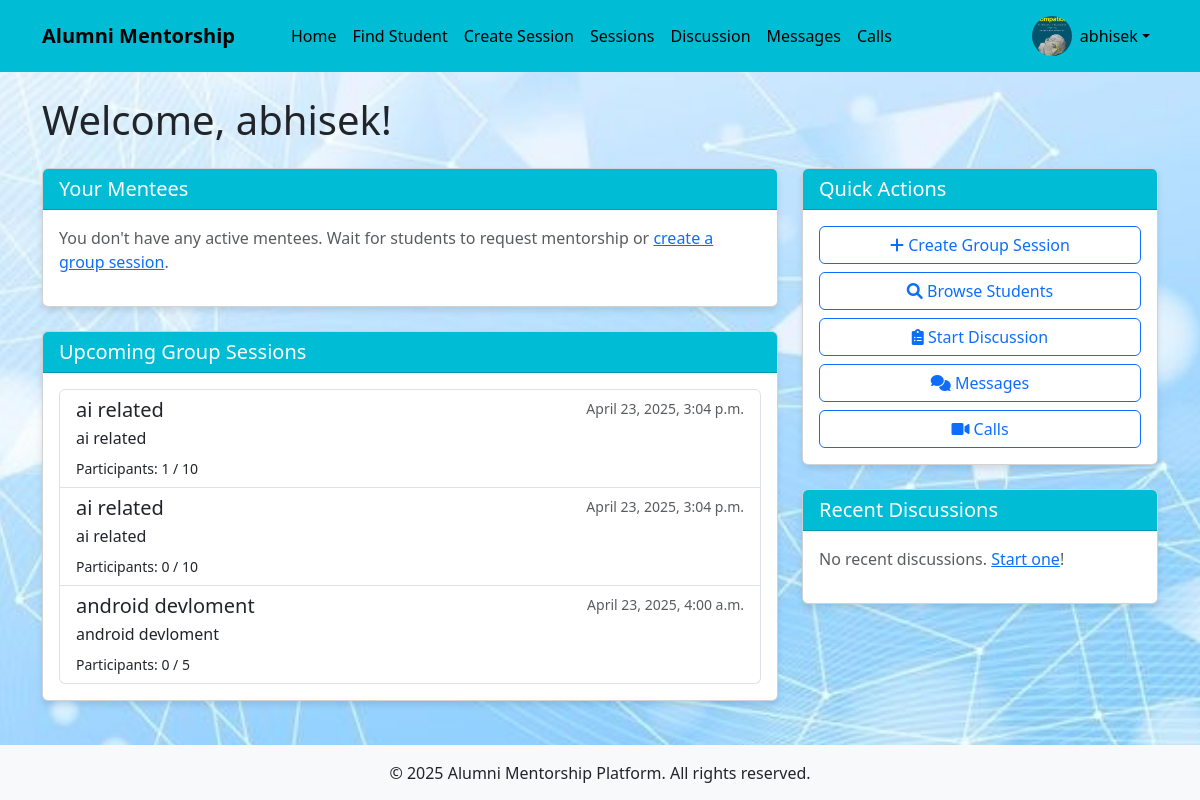
Before: / (signed in) with the older database file.
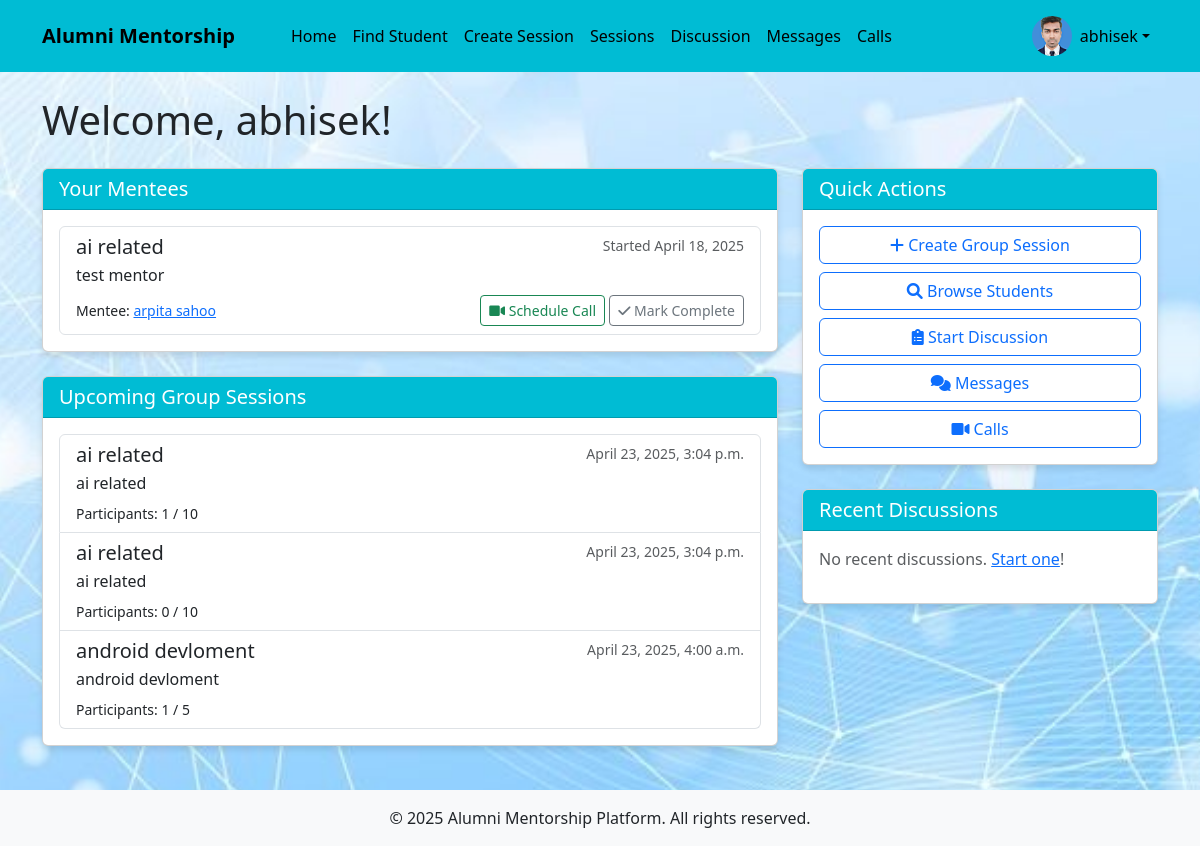
After: the same page with the newer database file.
### users/models.py (models this page shows, shortened)
class CustomUser(AbstractUser):
    USER_TYPE_CHOICES = (
        ('student', 'Student'),
        ('alumni', 'Alumni'),
    )
    user_type = models.CharField(max_length=10, choices=USER_TYPE_CHOICES)
    bio = models.TextField(blank=True)
    profile_picture = models.ImageField(upload_to='profile_pics/', blank=True, null=True)
    graduation_year = models.IntegerField(null=True, blank=True)
    company = models.CharField(max_length=100, blank=True)
    position = models.CharField(max_length=100, blank=True)
    industry = models.CharField(max_length=100, blank=True)
    course = models.CharField(max_length=100, blank=True)
    year_of_study = models.IntegerField(null=True, blank=True)

### mentorship/models.py (models this page shows, shortened)
class GroupSession(models.Model):
    title = models.CharField(max_length=200)
    description = models.TextField()
    mentor = models.ForeignKey(CustomUser, on_delete=models.CASCADE, related_name='hosted_group_sessions')
    date_time = models.DateTimeField()
    max_participants = models.IntegerField(default=10)
    participants = models.ManyToManyField(CustomUser, related_name='group_sessions', blank=True)
    created_at = models.DateTimeField(auto_now_add=True)

class MentorshipSession(models.Model):
    STATUS_CHOICES = (
        ('pending', 'Pending'),
        ('accepted', 'Accepted'),
        ('rejected', 'Rejected'),
        ('completed', 'Completed'),
    )
    mentor = models.ForeignKey(CustomUser, on_delete=models.CASCADE, related_name='mentor_sessions')
    mentee = models.ForeignKey(CustomUser, on_delete=models.CASCADE, related_name='mentee_sessions')
    title = models.CharField(max_length=200)
    description = models.TextField()
    status = models.CharField(max_length=10, choices=STATUS_CHOICES, default='pending')
    created_at = models.DateTimeField(auto_now_add=True)
    updated_at = models.DateTimeField(auto_now=True)

### mentorship/views.py (the view)
# urls.py: path('', home_view, name='home'),
def home_view(request):
    if request.user.is_authenticated:
        upcoming_sessions = []
        if request.user.user_type == 'student':
            mentorship_sessions = MentorshipSession.objects.filter(mentee=request.user, status='accepted')
            group_sessions = request.user.group_sessions.all()
        else:  # Alumni
            mentorship_sessions = MentorshipSession.objects.filter(mentor=request.user, status='accepted')
            group_sessions = GroupSession.objects.filter(mentor=request.user)
        context = {
            'mentorship_sessions': mentorship_sessions,
            'group_sessions': group_sessions,
        }
        return render(request, 'mentorship/dashboard.html', context)
    else:
        return render(request, 'mentorship/home.html')

### templates/mentorship/dashboard.html (shortened to what the changed rows need)
{% extends 'base.html' %}
{% block content %}
<h1 class="mb-4">Welcome, {{ user.first_name }}!</h1>
<div class="row">
  <div class="col-md-8">
    <div class="card mb-4">
      <div class="card-body">
        {% if mentorship_sessions %}
        <div class="list-group">
          {% for session in mentorship_sessions %}
          <div class="list-group-item list-group-item-action">
            <div class="d-flex w-100 justify-content-between">
              <h5 class="mb-1">{{ session.title }}</h5>
              <small class="text-muted">Started {{ session.created_at|date }}</small>
            </div>
            <p class="mb-1">{{ session.description|truncatechars:100 }}</p>
            <div class="d-flex justify-content-between align-items-center mt-2">
              <small>
                {% if user.user_type == 'student' and session.mentor %}
                  Mentor:
                  <a href="{% url 'user_detail' session.mentor.username %}">
                    {{ session.mentor.get_full_name }}
                  </a>
                {% elif session.mentee %}
                  Mentee:
                  <a href="{% url 'user_detail' session.mentee.username %}">
                    {{ session.mentee.get_full_name }}
                  </a>
                {% endif %}
              </small>
              <div>
                {% if user.user_type == 'student' and session.mentor %}
                  <a href="{% url 'create_chat' user_id=session.mentor.id %}" class="btn btn-sm btn-outline-primary">
                    <i class="fas fa-comments"></i> Chat
                  </a>
                  <a href="{% url 'schedule_call' user_id=session.mentor.id %}" class="btn btn-sm btn-outline-success">
                    <i class="fas fa-video"></i> Schedule Call
                  </a>
                {% elif session.mentee %}
                  <a href="{% url 'schedule_call' user_id=session.mentee.id %}" class="btn btn-sm btn-outline-success">
                    <i class="fas fa-video"></i> Schedule Call
                  </a>
                  <a href="{% url 'mentorship_action' session.id 'complete' %}" class="btn btn-sm btn-outline-secondary">
                    <i class="fas fa-check"></i> Mark Complete
                  </a>
                {% endif %}
              </div>
            </div>
          </div>
          {% endfor %}
        </div>
        {% else %}
        <p class="text-muted">
          {% if user.user_type == 'student' %}
            You don't have any active mentorship sessions.
            <a href="{% url 'alumni_list' %}">Find a mentor</a> to get started!
          {% else %}
            You don't have any active mentees. Wait for students to request mentorship or
            <a href="{% url 'create_group_session' %}">create a group session</a>.
          {% endif %}
        </p>
        {% endif %}
      </div>
    </div>
    <div class="card">
      <div class="card-body">
        {% if group_sessions %}
        <div class="list-group">
          {% for session in group_sessions %}
          <div class="list-group-item list-group-item-action">
            <div class="d-flex w-100 justify-content-between">
              <h5 class="mb-1">{{ session.title }}</h5>
              <small class="text-muted">{{ session.date_time|date:"F j, Y, g:i a" }}</small>
            </div>
            <p class="mb-1">{{ session.description|truncatechars:100 }}</p>
            <div class="d-flex justify-content-between align-items-center mt-2">
              <small>
                {% if user.user_type == 'student' and session.mentor %}
                  Host:
                  <a href="{% url 'user_detail' session.mentor.username %}">
                    {{ session.mentor.get_full_name }}
                  </a>
                {% else %}
                  Participants: {{ session.participants.count }} / {{ session.max_participants }}
                {% endif %}
              </small>
            </div>
          </div>
          {% endfor %}
        </div>
        {% endif %}
      </div>
    </div>
  </div>
  <div class="col-md-4">
  </div>
</div>
{% endblock %}

### templates/base.html (shortened to what this page needs)
<!DOCTYPE html>
<html lang="en">
  <head>
    <link
      href="https://cdn.jsdelivr.net/npm/bootstrap@5.3.0/dist/css/bootstrap.min.css"
      rel="stylesheet"
    />
    <link
      rel="stylesheet"
      href="https://cdnjs.cloudflare.com/ajax/libs/font-awesome/6.0.0/css/all.min.css"
    />
  </head>
  <body>
    <header>
      <nav class="navbar navbar-expand-lg navbar-dark">
        <div class="container">
          <a class="navbar-brand" href="{% url 'home' %}">Alumni Mentorship</a>
          <div class="collapse navbar-collapse" id="navbarNav">
            <ul class="navbar-nav me-auto">
              {% if user.is_authenticated %}
              <li class="nav-item">
                <a class="nav-link" href="{% url 'home' %}">Home</a>
              </li>
              {% if user.user_type == 'student' %}
              <li class="nav-item">
                <a class="nav-link" href="{% url 'alumni_list' %}"
                  >Find Mentors</a
                >
              </li>
              {% else %}
              <li class="nav-item">
                <a class="nav-link" href="{% url 'student_list' %}"
                  >Find Student</a
                >
              </li>
              <li class="nav-item">
                <a class="nav-link" href="{% url 'create_group_session' %}"
                  >Create Session</a
                >
              </li>
              {% endif %}
              <li class="nav-item">
                <a class="nav-link" href="{% url 'group_sessions' %}"
                  > Sessions</a
                >
              </li>
              <li class="nav-item">
                <a class="nav-link" href="{% url 'topic_list' %}"
                  >Discussion </a
                >
              </li>
              <li class="nav-item">
                <a class="nav-link" href="{% url 'chat_list' %}">Messages</a>
              </li>
              <li class="nav-item">
                <a class="nav-link" href="{% url 'call_home' %}">Calls</a>
              </li>
              {% endif %}
            </ul>
            <ul class="navbar-nav">
              {% if user.is_authenticated %}
              <li class="nav-item dropdown">
                <a
                  class="nav-link dropdown-toggle d-flex align-items-center"
                  href="#"
                  id="navbarDropdown"
                  role="button"
                  data-bs-toggle="dropdown"
                >
                  {% if user.profile_picture %}
                  <img
                    src="{{ user.profile_picture.url }}"
                    alt="Profile"
                    class="profile-pic me-2"
                  />
                  {% else %}
                  <i
                    class="fas fa-user-circle me-2"
                    style="font-size: 1.5rem"
                  ></i>
                  {% endif %} {{ user.username }}
                </a>
              </li>
              {% endif %}
            </ul>
          </div>
        </div>
      </nav>
    </header>
    <main class="container py-4">
       {% block content %}{% endblock %}
    </main>
    <footer class="bg-light py-3 mt-auto">
      <div class="container text-center">
        <p class="mb-0">
          &copy; {% now "Y" %} Alumni Mentorship Platform. All rights reserved.
        </p>
      </div>
    </footer>
  </body>
</html>

Changed rows visible on the page:
changed CustomUser "abhisek": profile_picture: a different picture
now on this page (row edited): MentorshipSession: title "ai related", created_at "April 18, 2025", description "test mentor", mentee.get_full_name "arpita sahoo", shows "Schedule Call"
computed for GroupSession "android devloment": participants.count "0" → "1"
Other visible differences:
text no longer shown: "You don't have any active mentees. Wait for students to request mentorship or create a group session ."
